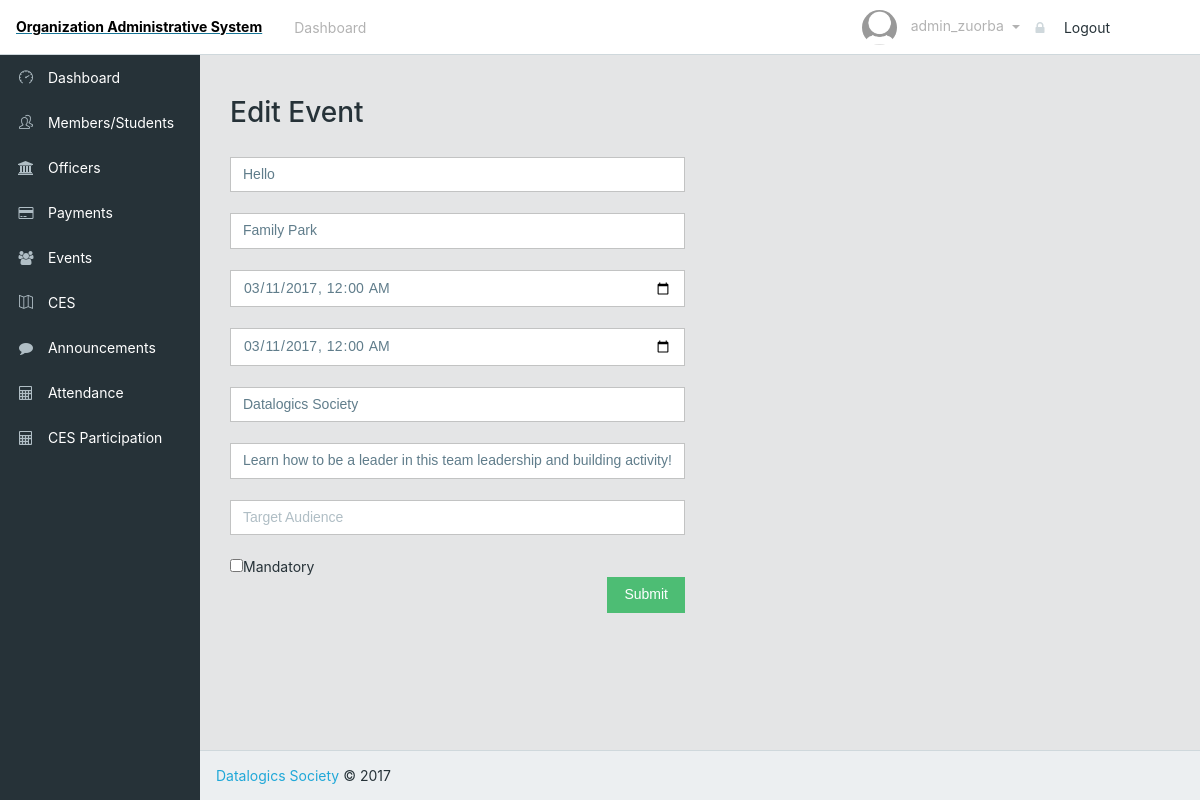
Screenshot of /editEvent.php?eid=1 (signed in) with the database file from the repository.
### tables this page shows
CREATE TABLE `events` (
  `event_id` int(11) NOT NULL,
  `event_title` varchar(16) NOT NULL,
  `event_venue` varchar(16) NOT NULL,
  `event_date_start` datetime NOT NULL,
  `event_date_end` datetime NOT NULL,
  `event_organizer` varchar(32) NOT NULL,
  `event_description` varchar(255) NOT NULL,
  `mandatory_status` tinyint(1) NOT NULL,
  `target_audience` varchar(32) DEFAULT NULL
);

### editEvent.php (the view, shortened to what this page needs)
<?php
    include("sql_connect.php");
    $result = mysqli_query($mysqli, "SELECT * FROM EVENTS WHERE event_id = ".$_GET['eid']);
    $data = mysqli_fetch_row($result);
?>
<!DOCTYPE html>
<html lang="en">
<head>
    <link href="css/font-awesome.min.css" rel="stylesheet">
    <link href="css/simple-line-icons.css" rel="stylesheet">
    <link href="css/style.css" rel="stylesheet">
</head>
<body class="app header-fixed sidebar-fixed aside-menu-fixed aside-menu-hidden">
    <header class="app-header navbar">
        <a href="#"><span class = "top">Organization Administrative System</span></a>
        <ul class="nav navbar-nav hidden-md-down">
            <li class="nav-item px-1">
                <a class = "nav-link" href = "admin.php"> Dashboard </a>
            </li>
        </ul>
        <ul class="nav navbar-nav ml-auto">
                <span class = "nav-link dropdown-toggle" data-toggle="dropdown" role="button">
                    <img src="img/profile/default.png" class="img-avatar">
                    <span class="hidden-md-down">
                        <?php
                            echo "$_SESSION[username]";
                        ?>
                    </span>
                </span>
                <li>
                    <a class="dropdown-item" href="logOut.php"><i class="fa fa-lock"></i> Logout</a>
                </li>
        </ul>
    </header>
    <div class="app-body">
        <?php require("sidebar.php");?>
        <main class="main">
            <br><br>
            <div class="container-fluid">
                <div class="animated fadeIn">
                    <div class="row">
                        <div class='col-sm-6 col-sm-offset-1'>
                            <div class="panel panel-primary">
                                <div class="panel-heading">
                                    <h3 class="panel-title">Edit Event</h3>
                                </div>
                            </div>
                            <form name="myForm" method="POST" action="updateEvent.php">
                                <input type="text" value="<?php echo $data[0]; ?>" name="event_id" class="form-control" hidden><br>
                                <input type="text" value="<?php echo $data[1]; ?>" name="event_title" placeholder="Event Title" class="form-control" ><br>
                                <input type="text" value="<?php echo $data[2]; ?>" name="event_venue" placeholder="Venue" class="form-control"><br>
                                <input type="datetime-local" value="<?php $time=substr($data[3], 0, 10).'T'.substr($data[3], 11).'.000'; echo $time; ?>" name="event_date_start" placeholder="Enter Start Date" class="form-control" ><br>
                                <input type="datetime-local" value="<?php $time=substr($data[4], 0, 10).'T'.substr($data[4], 11).'.000'; echo $time; ?>" name="event_date_end" placeholder="Enter End Date" class="form-control" ><br>
                                <input type="text" value="<?php echo $data[5]; ?>" name="event_organizer" placeholder="Organizer" class="form-control" ><br>
                                <input type="text" value="<?php echo $data[6]; ?>" name="event_description" placeholder="Description" class="form-control" ><br>
                                <input type="text" value="<?php echo $data[8]; ?>" name="target_audience" placeholder="Target Audience" class="form-control" ><br>
                                <input name ="mandatory_status" type="checkbox" value="1"<?php
                                if($data[7] == 1){ echo "checked";}?>>Mandatory<br>
                                <button class="btn btn-success pull-right">Submit</button>
                            </form>
                        </div>
                    </div>
                </div>
            </div>
        </main>
    </div>
    <footer class="app-footer">
        <a href="#">Datalogics Society</a> © 2017
    </footer>
</body>
</html>

### editEvent.php (style rules this page uses)
.top { display: block; padding: 16px; font-weight: bold; color: black; }

### rows the page displays
events: event_title "Hello", event_venue "Family Park", event_date_start "03/11/2017 00:00", event_date_end "03/11/2017 00:00", event_organizer "Datalogics Society", event_description "Learn how to be a leader in this team leadership and building activity!"

### other values shown
$_SESSION[username] "admin_zuorba"
